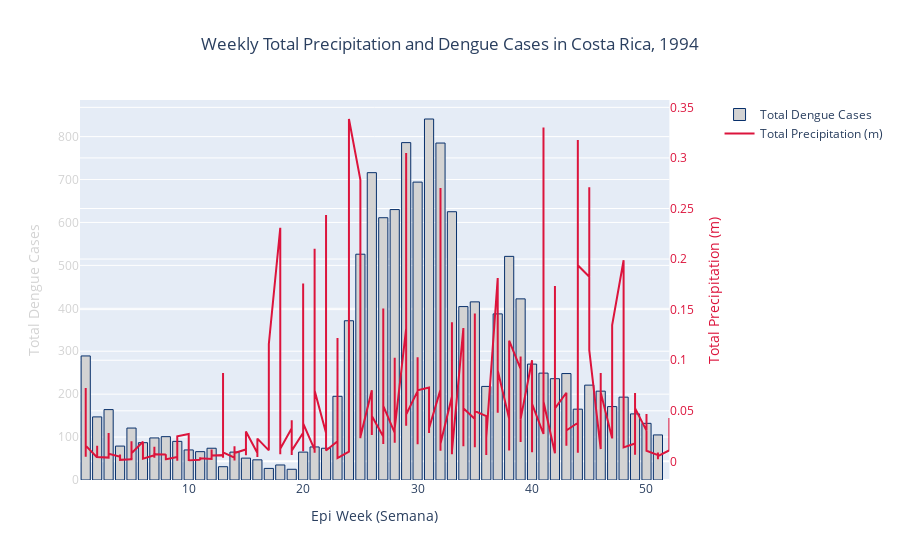

Write notebook code for a chart like this one.
### Code cell
from plotly.subplots import make_subplots
import plotly.graph_objects as go

fig = make_subplots(specs=[[{"secondary_y": True}]])

fig.add_trace(go.Bar(x=dengue94DF['SEMANA'], y=dengue94DF['CASES'],
                     name='Total Dengue Cases',
                     marker_color = 'lightgrey',
                     marker_line_color='rgb(8,48,107)',
                     marker_line_width=1),
              row = 1, col = 1, secondary_y=False)

fig.add_trace(go.Scatter(x=rainGroupedDF['SEMANA'], y=rainGroupedDF['tp'], line=dict(color='crimson'), name='Total Precipitation (m)'),
              row = 1, col = 1, secondary_y=True)
# add labels
fig.update_xaxes(title_text="Epi Week (Semana)")
fig.update_yaxes(title_text="Total Dengue Cases", color="lightgrey",secondary_y=False)
fig.update_yaxes(title_text="Total Precipitation (m)", color="crimson",secondary_y=True)
# add a title
# fig.update_layout(title_text="Weekly Total Precipitation and Dengue Cases in Costa Rica, 1994", title_x=0.5)
# fig.write_html("Weekly_Rain_Dengue.html")
fig.show()

### Figure 1 — Plotly figure (JSON) as saved in the notebook; plotly's stock layout.template omitted (floating-point values rounded to 4 significant figures; data arrays with more than 128 entries replaced by an {"elided": "..."} marker saying what was removed)
{"data": [{"marker": {"color": "lightgrey", "line": {"color": "rgb(8,48,107)", "width": 1}}, "name": "Total Dengue Cases", "type": "bar", "x": [1, 2, 3, 4, 5, 6, 7, 8, 9, 10, 11, 12, 13, 14, 15, 16, 17, 18, 19, 20, 21, 22, 23, 24, 25, 26, 27, 28, 29, 30, 31, 32, 33, 34, 35, 36, 37, 38, 39, 40, 41, 42, 43, 44, 45, 46, 47, 48, 49, 50, 51], "xaxis": "x", "y": [289, 147, 164, 79, 121, 87, 98, 101, 90, 70, 66, 74, 31, 65, 51, 47, 27, 35, 25, 65, 77, 74, 195, 371, 526, 716, 611, 630, 786, 694, 841, 785, 625, 404, 415, 218, 387, 521, 422, 270, 249, 236, 248, 165, 221, 207, 171, 193, 154, 132, 105], "yaxis": "y"}, {"line": {"color": "crimson"}, "name": "Total Precipitation (m)", "type": "scatter", "x": {"elided": "364 int values"}, "xaxis": "x", "y": {"elided": "364 float values"}, "yaxis": "y2"}], "layout": {"title": {"text": "Weekly Total Precipitation and Dengue Cases in Costa Rica, 1994", "x": 0.5}, "xaxis": {"anchor": "y", "domain": [0, 0.94], "title": {"text": "Epi Week (Semana)"}}, "yaxis": {"anchor": "x", "color": "lightgrey", "domain": [0, 1], "title": {"text": "Total Dengue Cases"}}, "yaxis2": {"anchor": "x", "color": "crimson", "overlaying": "y", "side": "right", "title": {"text": "Total Precipitation (m)"}}}}
